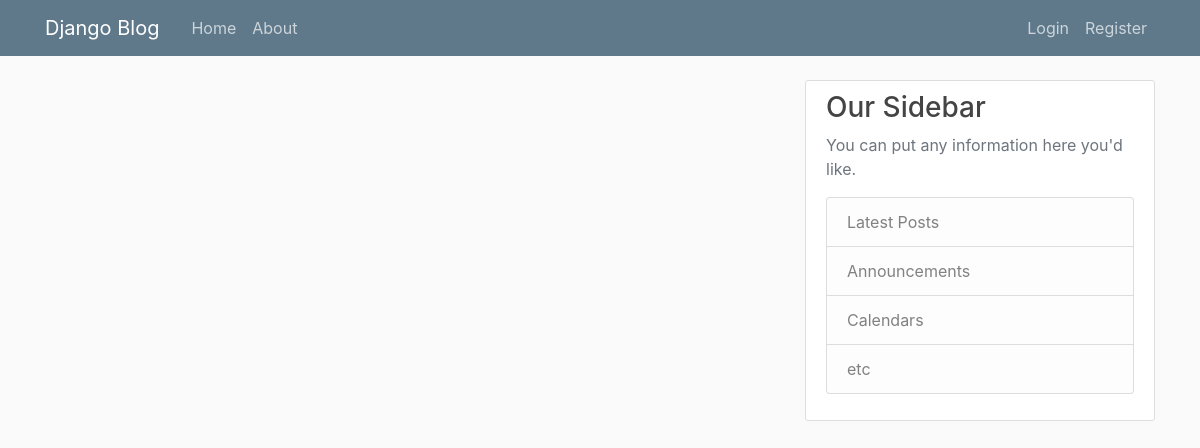
Before: / with the older database file.
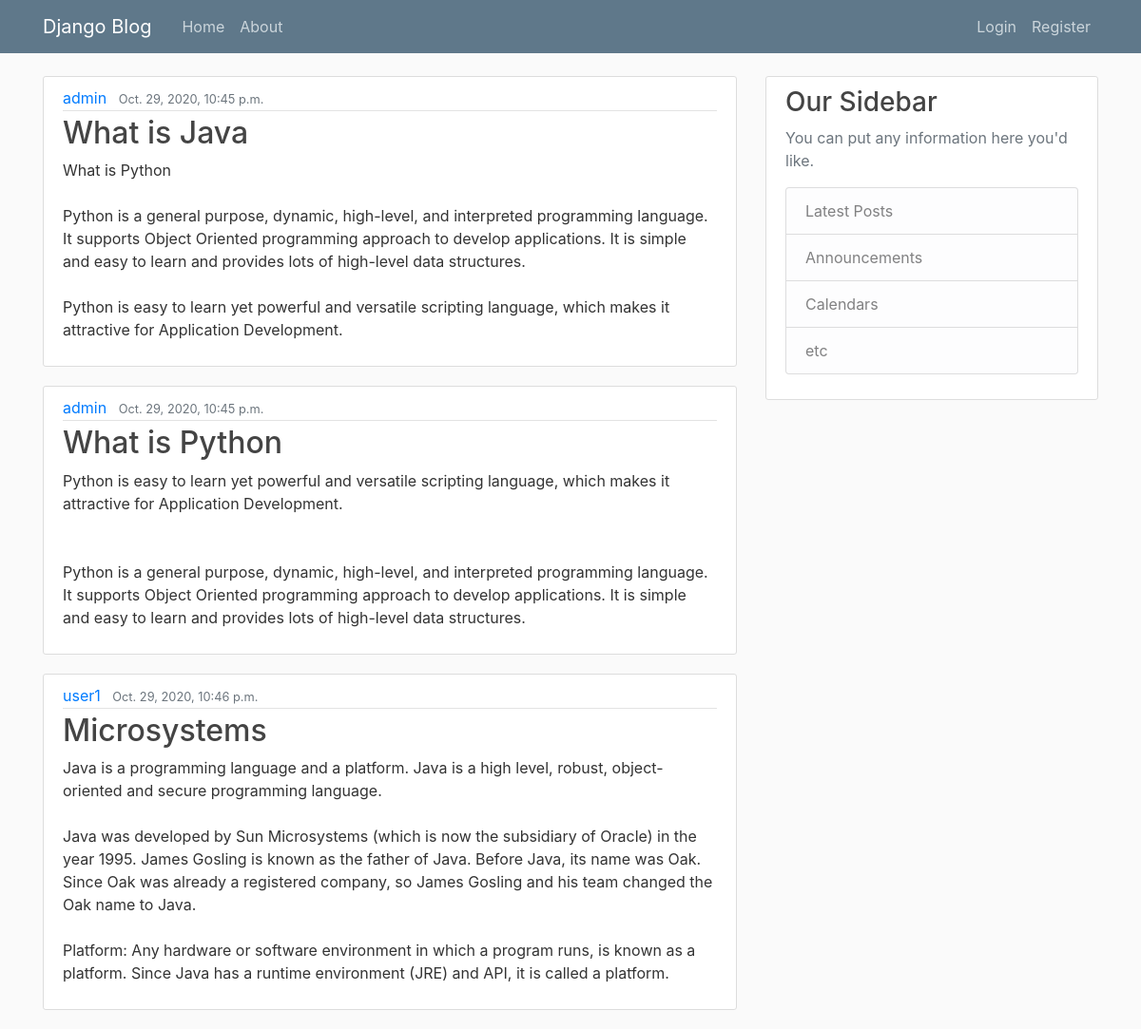
After: the same page with the newer database file.
### blog/models.py (models this page shows, shortened)
class Post(models.Model):
    title = models.CharField(max_length=100)
    content = models.TextField()
    date_posted = models.DateTimeField(default=timezone.now)
    author = models.ForeignKey(User, on_delete=models.CASCADE)

### blog/views.py (the view)
# urls.py: path('', views.home, name='blog-home'),
def home(request):
    context = {
        'posts': Post.objects.all()
    }
    return render(request, 'blog/home.html', context)

### blog/templates/blog/home.html
{% extends "blog/base.html" %}
{% block content %}
    {% for post in posts %}
        <article class="media content-section">
          <div class="media-body">
            <div class="article-metadata">
              <a class="mr-2" href="#">{{ post.author }}</a>
              <small class="text-muted">{{ post.date_posted }}</small>
            </div>
            <h2><a class="article-title" href="#">{{ post.title }}</a></h2>
            <p class="article-content">{{ post.content }}</p>
          </div>
        </article>
    {% endfor %}
{% endblock content %}

### blog/templates/blog/base.html (shortened to what this page needs)
{% load static %}
<!DOCTYPE html>
<html>
<head>
    <link rel="stylesheet" href="https://maxcdn.bootstrapcdn.com/bootstrap/4.0.0/css/bootstrap.min.css">
    <link rel="stylesheet" type="text/css" href="{% static 'blog/main.css' %}">
</head>
<body>
    <header class="site-header">
      <nav class="navbar navbar-expand-md navbar-dark bg-steel fixed-top">
        <div class="container">
          <a class="navbar-brand mr-4" href="{% url 'blog-home' %}">Django Blog</a>
          <div class="collapse navbar-collapse" id="navbarToggle">
            <div class="navbar-nav mr-auto">
              <a class="nav-item nav-link" href="{% url 'blog-home' %}">Home</a>
              <a class="nav-item nav-link" href="{% url 'blog-about' %}">About</a>
            </div>
            <div class="navbar-nav">
              <a class="nav-item nav-link" href="#">Login</a>
              <a class="nav-item nav-link" href="#">Register</a>
            </div>
          </div>
        </div>
      </nav>
    </header>
    <main role="main" class="container">
      <div class="row">
        <div class="col-md-8">
          {% block content %}{% endblock %}
        </div>
        <div class="col-md-4">
          <div class="content-section">
            <h3>Our Sidebar</h3>
            <p class='text-muted'>You can put any information here you'd like.
              <ul class="list-group">
                <li class="list-group-item list-group-item-light">Latest Posts</li>
                <li class="list-group-item list-group-item-light">Announcements</li>
                <li class="list-group-item list-group-item-light">Calendars</li>
                <li class="list-group-item list-group-item-light">etc</li>
              </ul>
            </p>
          </div>
        </div>
      </div>
    </main>
</body>
</html>

### blog/static/blog/main.css (style rules this page uses)
body { background: #fafafa; color: #333333; margin-top: 5rem; }
h1, h2, h3, h4, h5, h6 { color: #444444; }
ul { margin: 0; }
.bg-steel { background-color: #5f788a; }
.site-header .navbar-nav .nav-link { color: #cbd5db; }
.content-section { background: #ffffff; padding: 10px 20px; border: 1px solid #dddddd; border-radius: 3px; margin-bottom: 20px; }
.article-title { color: #444444; }
.article-content { white-space: pre-line; }
.article-metadata { padding-bottom: 1px; margin-bottom: 4px; border-bottom: 1px solid #e3e3e3 }

Changed rows visible on the page:
added Post: author "admin", date_posted "Oct. 29, 2020, 10:45 p.m.", title "What is Java", content "What is Python Python is a general purpose, dynamic, high-level, and interpreted programming language. It supports Object Oriented programming approach to develop applications. It is simple and easy to learn and provides lots of high-level data structures. Python is easy to learn yet powerful and versatile scripting language, which makes it attractive for Application Development."
added Post: author "admin", date_posted "Oct. 29, 2020, 10:45 p.m.", title "What is Python", content "Python is easy to learn yet powerful and versatile scripting language, which makes it attractive for Application Development. Python is a general purpose, dynamic, high-level, and interpreted programming language. It supports Object Oriented programming approach to develop applications. It is simple and easy to learn and provides lots of high-level data structures."
added Post: author "user1", date_posted "Oct. 29, 2020, 10:46 p.m.", title "Microsystems", content "Java is a programming language and a platform. Java is a high level, robust, object-oriented and secure programming language. Java was developed by Sun Microsystems (which is now the subsidiary of Oracle) in the year 1995. James Gosling is known as the father of Java. Before Java, its name was Oak. Since Oak was already a registered company, so James Gosling and his team changed the Oak name to Java. Platform: Any hardware or software environment in which a program runs, is known as a platform. Since Java has a runtime environment (JRE) and API, it is called a platform."
